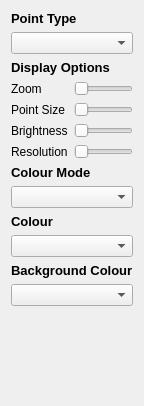
                        <widget class="QWidget" name="scrollAreaWidgetContents_7">
                         <property name="geometry">
                          <rect>
                           <x>0</x>
                           <y>0</y>
                           <width>124</width>
                           <height>406</height>
                          </rect>
                         </property>
                         <layout class="QGridLayout" name="gridLayout_15">
                          <item row="0" column="0">
                           <layout class="QVBoxLayout" name="vis_vLayout_9">
                            <item>
                             <widget class="QLabel" name="point_type_label">
                              <property name="font">
                               <font>
                                <family>Arial</family>
                                <pointsize>10</pointsize>
                                <weight>75</weight>
                                <italic>false</italic>
                                <bold>true</bold>
                               </font>
                              </property>
                              <property name="text">
                               <string>Point Type</string>
                              </property>
                             </widget>
                            </item>
                            <item>
                             <widget class="QComboBox" name="pointtype_comboBox"/>
                            </item>
                            <item>
                             <widget class="QLabel" name="display_options_label">
                              <property name="font">
                               <font>
                                <family>Arial</family>
                                <pointsize>10</pointsize>
                                <weight>75</weight>
                                <italic>false</italic>
                                <bold>true</bold>
                               </font>
                              </property>
                              <property name="text">
                               <string>Display Options</string>
                              </property>
                             </widget>
                            </item>
                            <item>
                             <layout class="QFormLayout" name="vis_vLayout_10">
                              <item row="0" column="1">
                               <widget class="QSlider" name="zoom_slider">
                                <property name="sizePolicy">
                                 <sizepolicy hsizetype="Expanding" vsizetype="Fixed">
                                  <horstretch>0</horstretch>
                                  <verstretch>0</verstretch>
                                 </sizepolicy>
                                </property>
                                <property name="font">
                                 <font>
                                  <family>Arial</family>
                                  <pointsize>8</pointsize>
                                  <weight>75</weight>
                                  <italic>false</italic>
                                  <bold>true</bold>
                                 </font>
                                </property>
                                <property name="orientation">
                                 <enum>Qt::Horizontal</enum>
                                </property>
                               </widget>
                              </item>
                              <item row="1" column="1">
                               <widget class="QSlider" name="point_slider">
                                <property name="orientation">
                                 <enum>Qt::Horizontal</enum>
                                </property>
                               </widget>
                              </item>
                              <item row="2" column="1">
                               <widget class="QSlider" name="brightness_slider">
                                <property name="maximum">
                                 <number>100</number>
                                </property>
                                <property name="orientation">
                                 <enum>Qt::Horizontal</enum>
                                </property>
                               </widget>
                              </item>
                              <item row="3" column="1">
                               <widget class="QSlider" name="resolution_slider">
                                <property name="orientation">
                                 <enum>Qt::Horizontal</enum>
                                </property>
                               </widget>
                              </item>
                              <item row="0" column="0">
                               <widget class="QLabel" name="zoom_label">
                                <property name="text">
                                 <string>Zoom</string>
                                </property>
                               </widget>
                              </item>
                              <item row="1" column="0">
                               <widget class="QLabel" name="pointsize_label">
                                <property name="text">
                                 <string>Point Size</string>
                                </property>
                               </widget>
                              </item>
                              <item row="2" column="0">
                               <widget class="QLabel" name="brightness_label">
                                <property name="text">
                                 <string>Brightness</string>
                                </property>
                               </widget>
                              </item>
                              <item row="3" column="0">
                               <widget class="QLabel" name="resolution_label">
                                <property name="text">
                                 <string>Resolution</string>
                                </property>
                               </widget>
                              </item>
                             </layout>
                            </item>
                            <item>
                             <widget class="QLabel" name="colour_mode_label">
                              <property name="font">
                               <font>
                                <family>Arial</family>
                                <pointsize>10</pointsize>
                                <weight>75</weight>
                                <italic>false</italic>
                                <bold>true</bold>
                               </font>
                              </property>
                              <property name="text">
                               <string>Colour Mode</string>
                              </property>
                             </widget>
                            </item>
                            <item>
                             <widget class="QComboBox" name="colourmode_comboBox"/>
                            </item>
                            <item>
                             <widget class="QLabel" name="colour_label">
                              <property name="font">
                               <font>
                                <family>Arial</family>
                                <pointsize>10</pointsize>
                                <weight>75</weight>
                                <italic>false</italic>
                                <bold>true</bold>
                               </font>
                              </property>
                              <property name="text">
                               <string>Colour</string>
                              </property>
                             </widget>
                            </item>
                            <item>
                             <widget class="QComboBox" name="colour_comboBox"/>
                            </item>
                            <item>
                             <widget class="QLabel" name="colour_label_2">
                              <property name="font">
                               <font>
                                <family>Arial</family>
                                <pointsize>10</pointsize>
                                <weight>75</weight>
                                <italic>false</italic>
                                <bold>true</bold>
                               </font>
                              </property>
                              <property name="text">
                               <string>Background Colour</string>
                              </property>
                             </widget>
                            </item>
                            <item>
                             <widget class="QComboBox" name="bgcolour_comboBox"/>
                            </item>
                            <item>
                             <spacer name="verticalSpacer_2">
                              <property name="orientation">
                               <enum>Qt::Vertical</enum>
                              </property>
                              <property name="sizeHint" stdset="0">
                               <size>
                                <width>20</width>
                                <height>40</height>
                               </size>
                              </property>
                             </spacer>
                            </item>
                           </layout>
                          </item>
                         </layout>
                        </widget>
